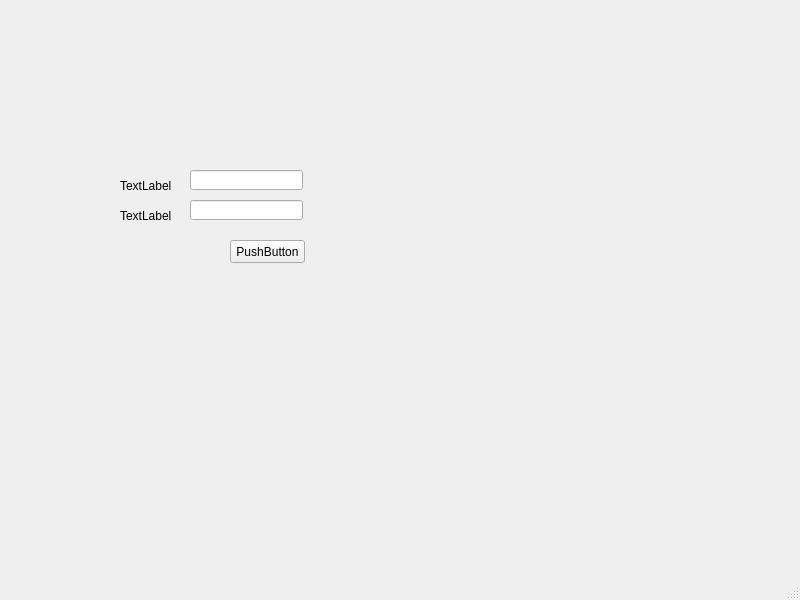
<?xml version="1.0" encoding="UTF-8"?>
<ui version="4.0">
 <class>MainWindow</class>
 <widget class="QMainWindow" name="MainWindow">
  <property name="geometry">
   <rect>
    <x>0</x>
    <y>0</y>
    <width>800</width>
    <height>600</height>
   </rect>
  </property>
  <property name="windowTitle">
   <string>MainWindow</string>
  </property>
  <widget class="QWidget" name="centralwidget">
   <widget class="QLabel" name="label">
    <property name="geometry">
     <rect>
      <x>120</x>
      <y>180</y>
      <width>56</width>
      <height>12</height>
     </rect>
    </property>
    <property name="text">
     <string>TextLabel</string>
    </property>
   </widget>
   <widget class="QLabel" name="label_2">
    <property name="geometry">
     <rect>
      <x>120</x>
      <y>210</y>
      <width>56</width>
      <height>12</height>
     </rect>
    </property>
    <property name="text">
     <string>TextLabel</string>
    </property>
   </widget>
   <widget class="QLineEdit" name="lineEdit">
    <property name="geometry">
     <rect>
      <x>190</x>
      <y>170</y>
      <width>113</width>
      <height>20</height>
     </rect>
    </property>
   </widget>
   <widget class="QLineEdit" name="lineEdit_2">
    <property name="geometry">
     <rect>
      <x>190</x>
      <y>200</y>
      <width>113</width>
      <height>20</height>
     </rect>
    </property>
   </widget>
   <widget class="QPushButton" name="pushButton">
    <property name="geometry">
     <rect>
      <x>230</x>
      <y>240</y>
      <width>75</width>
      <height>23</height>
     </rect>
    </property>
    <property name="text">
     <string>PushButton</string>
    </property>
   </widget>
  </widget>
  <widget class="QMenuBar" name="menubar">
   <property name="geometry">
    <rect>
     <x>0</x>
     <y>0</y>
     <width>800</width>
     <height>21</height>
    </rect>
   </property>
  </widget>
  <widget class="QStatusBar" name="statusbar"/>
 </widget>
 <resources/>
 <connections/>
</ui>
